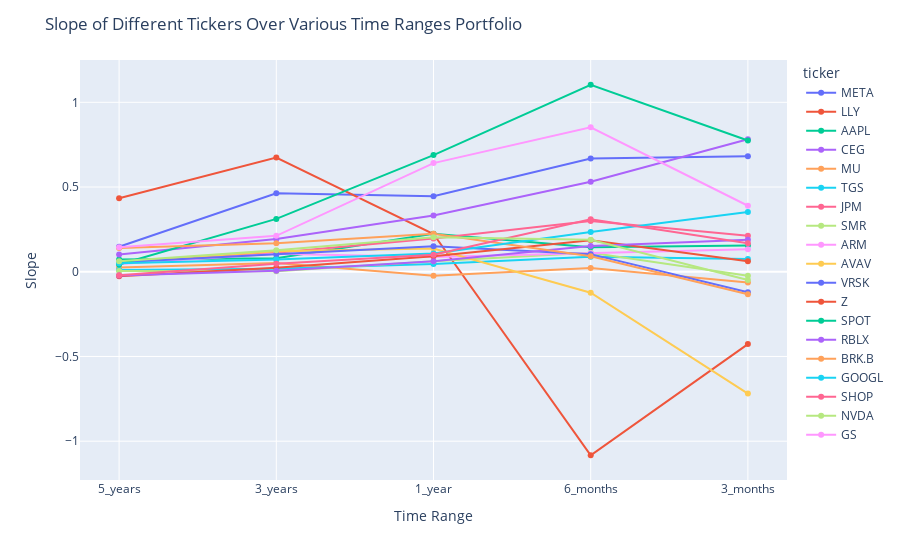

Notebook code for this chart:
### Code cell
historical_data = {}

historical_data['portfolio'] = run_stats_for_group("portfolio")
calulate_time_slope_delta_plot(historical_data, group_title="Portfolio")

### Figure 1 — Plotly figure (JSON) as saved in the notebook; plotly's stock layout.template omitted (floating-point values rounded to 4 significant figures)
{"data": [{"hovertemplate": "ticker=META<br>time_range=%{x}<br>slope=%{y}<extra></extra>", "legendgroup": "META", "line": {"color": "#636efa", "dash": "solid"}, "marker": {"symbol": "circle"}, "mode": "lines+markers", "name": "META", "orientation": "v", "showlegend": true, "type": "scatter", "x": ["5_years", "3_years", "1_year", "6_months", "3_months"], "xaxis": "x", "y": [0.1476, 0.4627, 0.4453, 0.6682, 0.6809], "yaxis": "y"}, {"hovertemplate": "ticker=LLY<br>time_range=%{x}<br>slope=%{y}<extra></extra>", "legendgroup": "LLY", "line": {"color": "#EF553B", "dash": "solid"}, "marker": {"symbol": "circle"}, "mode": "lines+markers", "name": "LLY", "orientation": "v", "showlegend": true, "type": "scatter", "x": ["5_years", "3_years", "1_year", "6_months", "3_months"], "xaxis": "x", "y": [0.4337, 0.674, 0.2226, -1.083, -0.4269], "yaxis": "y"}, {"hovertemplate": "ticker=AAPL<br>time_range=%{x}<br>slope=%{y}<extra></extra>", "legendgroup": "AAPL", "line": {"color": "#00cc96", "dash": "solid"}, "marker": {"symbol": "circle"}, "mode": "lines+markers", "name": "AAPL", "orientation": "v", "showlegend": true, "type": "scatter", "x": ["5_years", "3_years", "1_year", "6_months", "3_months"], "xaxis": "x", "y": [0.07167, 0.07973, 0.2238, 0.1453, 0.1545], "yaxis": "y"}, {"hovertemplate": "ticker=CEG<br>time_range=%{x}<br>slope=%{y}<extra></extra>", "legendgroup": "CEG", "line": {"color": "#ab63fa", "dash": "solid"}, "marker": {"symbol": "circle"}, "mode": "lines+markers", "name": "CEG", "orientation": "v", "showlegend": true, "type": "scatter", "x": ["5_years", "3_years", "1_year", "6_months", "3_months"], "xaxis": "x", "y": [0.1023, 0.1937, 0.3326, 0.531, 0.7818], "yaxis": "y"}, {"hovertemplate": "ticker=MU<br>time_range=%{x}<br>slope=%{y}<extra></extra>", "legendgroup": "MU", "line": {"color": "#FFA15A", "dash": "solid"}, "marker": {"symbol": "circle"}, "mode": "lines+markers", "name": "MU", "orientation": "v", "showlegend": true, "type": "scatter", "x": ["5_years", "3_years", "1_year", "6_months", "3_months"], "xaxis": "x", "y": [0.02464, 0.05094, -0.02402, 0.0215, -0.06354], "yaxis": "y"}, {"hovertemplate": "ticker=TGS<br>time_range=%{x}<br>slope=%{y}<extra></extra>", "legendgroup": "TGS", "line": {"color": "#19d3f3", "dash": "solid"}, "marker": {"symbol": "circle"}, "mode": "lines+markers", "name": "TGS", "orientation": "v", "showlegend": true, "type": "scatter", "x": ["5_years", "3_years", "1_year", "6_months", "3_months"], "xaxis": "x", "y": [0.01027, 0.01819, 0.0452, 0.0878, 0.07489], "yaxis": "y"}, {"hovertemplate": "ticker=JPM<br>time_range=%{x}<br>slope=%{y}<extra></extra>", "legendgroup": "JPM", "line": {"color": "#FF6692", "dash": "solid"}, "marker": {"symbol": "circle"}, "mode": "lines+markers", "name": "JPM", "orientation": "v", "showlegend": true, "type": "scatter", "x": ["5_years", "3_years", "1_year", "6_months", "3_months"], "xaxis": "x", "y": [0.05472, 0.1117, 0.1958, 0.2991, 0.212], "yaxis": "y"}, {"hovertemplate": "ticker=SMR<br>time_range=%{x}<br>slope=%{y}<extra></extra>", "legendgroup": "SMR", "line": {"color": "#B6E880", "dash": "solid"}, "marker": {"symbol": "circle"}, "mode": "lines+markers", "name": "SMR", "orientation": "v", "showlegend": true, "type": "scatter", "x": ["5_years", "3_years", "1_year", "6_months", "3_months"], "xaxis": "x", "y": [0.005007, 0.002248, 0.06147, 0.1121, -0.02393], "yaxis": "y"}, {"hovertemplate": "ticker=ARM<br>time_range=%{x}<br>slope=%{y}<extra></extra>", "legendgroup": "ARM", "line": {"color": "#FF97FF", "dash": "solid"}, "marker": {"symbol": "circle"}, "mode": "lines+markers", "name": "ARM", "orientation": "v", "showlegend": true, "type": "scatter", "x": ["5_years", "3_years", "1_year", "6_months", "3_months"], "xaxis": "x", "y": [0.04564, 0.1064, 0.08643, 0.1096, 0.1332], "yaxis": "y"}, {"hovertemplate": "ticker=AVAV<br>time_range=%{x}<br>slope=%{y}<extra></extra>", "legendgroup": "AVAV", "line": {"color": "#FECB52", "dash": "solid"}, "marker": {"symbol": "circle"}, "mode": "lines+markers", "name": "AVAV", "orientation": "v", "showlegend": true, "type": "scatter", "x": ["5_years", "3_years", "1_year", "6_months", "3_months"], "xaxis": "x", "y": [0.05795, 0.1212, 0.1367, -0.1236, -0.719], "yaxis": "y"}, {"hovertemplate": "ticker=VRSK<br>time_range=%{x}<br>slope=%{y}<extra></extra>", "legendgroup": "VRSK", "line": {"color": "#636efa", "dash": "solid"}, "marker": {"symbol": "circle"}, "mode": "lines+markers", "name": "VRSK", "orientation": "v", "showlegend": true, "type": "scatter", "x": ["5_years", "3_years", "1_year", "6_months", "3_months"], "xaxis": "x", "y": [0.05644, 0.1037, 0.1506, 0.1039, -0.1205], "yaxis": "y"}, {"hovertemplate": "ticker=Z<br>time_range=%{x}<br>slope=%{y}<extra></extra>", "legendgroup": "Z", "line": {"color": "#EF553B", "dash": "solid"}, "marker": {"symbol": "circle"}, "mode": "lines+markers", "name": "Z", "orientation": "v", "showlegend": true, "type": "scatter", "x": ["5_years", "3_years", "1_year", "6_months", "3_months"], "xaxis": "x", "y": [-0.02594, 0.02384, 0.09092, 0.1857, 0.06184], "yaxis": "y"}, {"hovertemplate": "ticker=SPOT<br>time_range=%{x}<br>slope=%{y}<extra></extra>", "legendgroup": "SPOT", "line": {"color": "#00cc96", "dash": "solid"}, "marker": {"symbol": "circle"}, "mode": "lines+markers", "name": "SPOT", "orientation": "v", "showlegend": true, "type": "scatter", "x": ["5_years", "3_years", "1_year", "6_months", "3_months"], "xaxis": "x", "y": [0.04294, 0.312, 0.6886, 1.104, 0.7744], "yaxis": "y"}, {"hovertemplate": "ticker=RBLX<br>time_range=%{x}<br>slope=%{y}<extra></extra>", "legendgroup": "RBLX", "line": {"color": "#ab63fa", "dash": "solid"}, "marker": {"symbol": "circle"}, "mode": "lines+markers", "name": "RBLX", "orientation": "v", "showlegend": true, "type": "scatter", "x": ["5_years", "3_years", "1_year", "6_months", "3_months"], "xaxis": "x", "y": [-0.02227, 0.005449, 0.06232, 0.1527, 0.1887], "yaxis": "y"}, {"hovertemplate": "ticker=BRK.B<br>time_range=%{x}<br>slope=%{y}<extra></extra>", "legendgroup": "BRK.B", "line": {"color": "#FFA15A", "dash": "solid"}, "marker": {"symbol": "circle"}, "mode": "lines+markers", "name": "BRK.B", "orientation": "v", "showlegend": true, "type": "scatter", "x": ["5_years", "3_years", "1_year", "6_months", "3_months"], "xaxis": "x", "y": [0.1404, 0.1685, 0.2238, 0.09133, -0.1327], "yaxis": "y"}, {"hovertemplate": "ticker=GOOGL<br>time_range=%{x}<br>slope=%{y}<extra></extra>", "legendgroup": "GOOGL", "line": {"color": "#19d3f3", "dash": "solid"}, "marker": {"symbol": "circle"}, "mode": "lines+markers", "name": "GOOGL", "orientation": "v", "showlegend": true, "type": "scatter", "x": ["5_years", "3_years", "1_year", "6_months", "3_months"], "xaxis": "x", "y": [0.04958, 0.07181, 0.108, 0.2343, 0.3526], "yaxis": "y"}, {"hovertemplate": "ticker=SHOP<br>time_range=%{x}<br>slope=%{y}<extra></extra>", "legendgroup": "SHOP", "line": {"color": "#FF6692", "dash": "solid"}, "marker": {"symbol": "circle"}, "mode": "lines+markers", "name": "SHOP", "orientation": "v", "showlegend": true, "type": "scatter", "x": ["5_years", "3_years", "1_year", "6_months", "3_months"], "xaxis": "x", "y": [-0.0204, 0.0473, 0.1001, 0.31, 0.1683], "yaxis": "y"}, {"hovertemplate": "ticker=NVDA<br>time_range=%{x}<br>slope=%{y}<extra></extra>", "legendgroup": "NVDA", "line": {"color": "#B6E880", "dash": "solid"}, "marker": {"symbol": "circle"}, "mode": "lines+markers", "name": "NVDA", "orientation": "v", "showlegend": true, "type": "scatter", "x": ["5_years", "3_years", "1_year", "6_months", "3_months"], "xaxis": "x", "y": [0.06195, 0.1267, 0.2042, 0.1882, -0.04893], "yaxis": "y"}, {"hovertemplate": "ticker=GS<br>time_range=%{x}<br>slope=%{y}<extra></extra>", "legendgroup": "GS", "line": {"color": "#FF97FF", "dash": "solid"}, "marker": {"symbol": "circle"}, "mode": "lines+markers", "name": "GS", "orientation": "v", "showlegend": true, "type": "scatter", "x": ["5_years", "3_years", "1_year", "6_months", "3_months"], "xaxis": "x", "y": [0.145, 0.2119, 0.6413, 0.8523, 0.3895], "yaxis": "y"}], "layout": {"legend": {"title": {"text": "ticker"}, "tracegroupgap": 0}, "margin": {"t": 60}, "title": {"text": "Slope of Different Tickers Over Various Time Ranges Portfolio"}, "xaxis": {"anchor": "y", "domain": [0, 1], "title": {"text": "Time Range"}}, "yaxis": {"anchor": "x", "domain": [0, 1], "title": {"text": "Slope"}}}}
